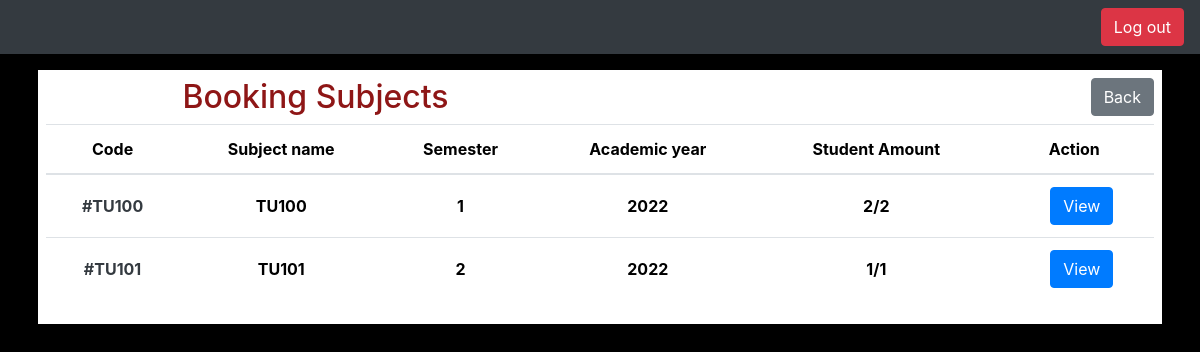
Page /bookingsubject/ on the committed database.
### bookingsubject/models.py (models this page shows)
class Subject(models.Model):
    code = models.CharField(max_length=3, unique=True)
    subject_name = models.CharField(max_length=15)
    semester = models.CharField(max_length=1)
    academic_year = models.IntegerField()
    amount = models.IntegerField()
    status = models.BooleanField()
    student = models.IntegerField(default=0)
    def __str__(self):
        return f"{self.code} {self.subject_name} {self.semester} {self.academic_year} {self.amount} {self.status} {self.student}"

### bookingsubject/views.py (the view)
# urls.py: path("", views.login_view, name="index"),
def index(req, data={"status": None, "message": None}):
    subjects = Subject.objects.all()
    print(subjects)
    return render(req, "bookingsubject/index.html", {
        "subjects": subjects,
        "message": data["message"],
        "status": data["status"]
    })

### bookingsubject/templates/bookingsubject/index.html (shortened to what this page needs)
{% extends 'bookingsubject/layout.html' %} {% block body %}
<div style="background-color: white" class="p-2">
  <div class="flex">
    <div class="row">
      <div class="col">
        <h2
          class="position-relative text-center justify-content-center head-text"
        >
          Booking Subjects
        </h2>
      </div>
      <div class="col">
        <a
          class="position-relative justify-content-end btn btn-secondary float-right"
          href="{% url 'index' %}"
          >Back</a
        >
      </div>
    </div>
  </div>
  <table class="table table-hover text-center">
    <thead>
      <tr class="sub-text">
        <th scope="col">Code</th>
        <th scope="col">Subject name</th>
        <th scope="col">Semester</th>
        <th scope="col">Academic year</th>
        <th scope="col">Student Amount</th>
        <th scope="col">Action</th>
      </tr>
    </thead>
    <tbody class="text text-center">
      {% for subject in subjects %}
      {% if request.user.is_superuser %}
      <tr>
        <th scope="row" class="text-dark align-middle">#{{ subject.code }}</th>
        <th class="align-middle">{{ subject.subject_name }}</th>
        <th class="align-middle">{{ subject.semester }}</th>
        <th class="align-middle">{{ subject.academic_year }}</th>
        <th class="align-middle">{{ subject.amount }}/{{ subject.student }}</th>
        {% if request.user.is_superuser %}
        <th class="align-middle">{{ subject.status }}</th>
        {% endif %}
        <th class="align-middle">
          <div class="row ml-0">
            <div class="col">
              <a
                class="btn btn-primary"
                href="{% url 'subject_info' subject.id %}"
                >View</a
              >
            </div>
            {% if request.user.is_superuser %}
            <div class="col ml-0">
              <a
                class="btn btn-warning"
                href="{% url 'update_subject' subject.id %}"
                >Update</a
              >
            </div>
            {% endif %}
            {% if request.user.is_superuser %}
            <div class="col">
              <form action="{% url 'remove_subject' subject.id %}">
                <button class="btn btn-danger" type="submit">Delete</button>
              </form>
            </div>
            {% endif %}
          </div>
        </th>
      </tr>
      {% elif request.user.is_superuser == False and subject.status == True %}
      <tr>
        <th scope="row" class="text-dark align-middle">#{{ subject.code }}</th>
        <th class="align-middle">{{ subject.subject_name }}</th>
        <th class="align-middle">{{ subject.semester }}</th>
        <th class="align-middle">{{ subject.academic_year }}</th>
        <th class="align-middle">{{ subject.amount }}/{{ subject.student }}</th>
        <th class="align-middle">
          <div class="row ml-0">
            <div class="col">
              <a
                class="btn btn-primary"
                href="{% url 'subject_info' subject.id %}"
                >View</a
              >
            </div>
          </div>
        </th>
      </tr>
      {% endif %}
      {% empty %}
      <tr>
        <th colspan="7"><i>No data</i></th>
      </tr>
      {% endfor %}
    </tbody>
  </table>
</div>
{% endblock %}

### bookingsubject/static/bookingsubject/style.css (style rules this page uses)
body { background-color: black; color: white; }
.head-text { color: rgb(142, 22, 22) }
.text { color: black }
.sub-text { color: black }

### rows in the picture
Subject: code "TU100", subject_name "TU100", semester "1", academic_year "2022", amount "2", student "2"
Subject: code "TU101", subject_name "TU101", semester "2", academic_year "2022", amount "1", student "1"
